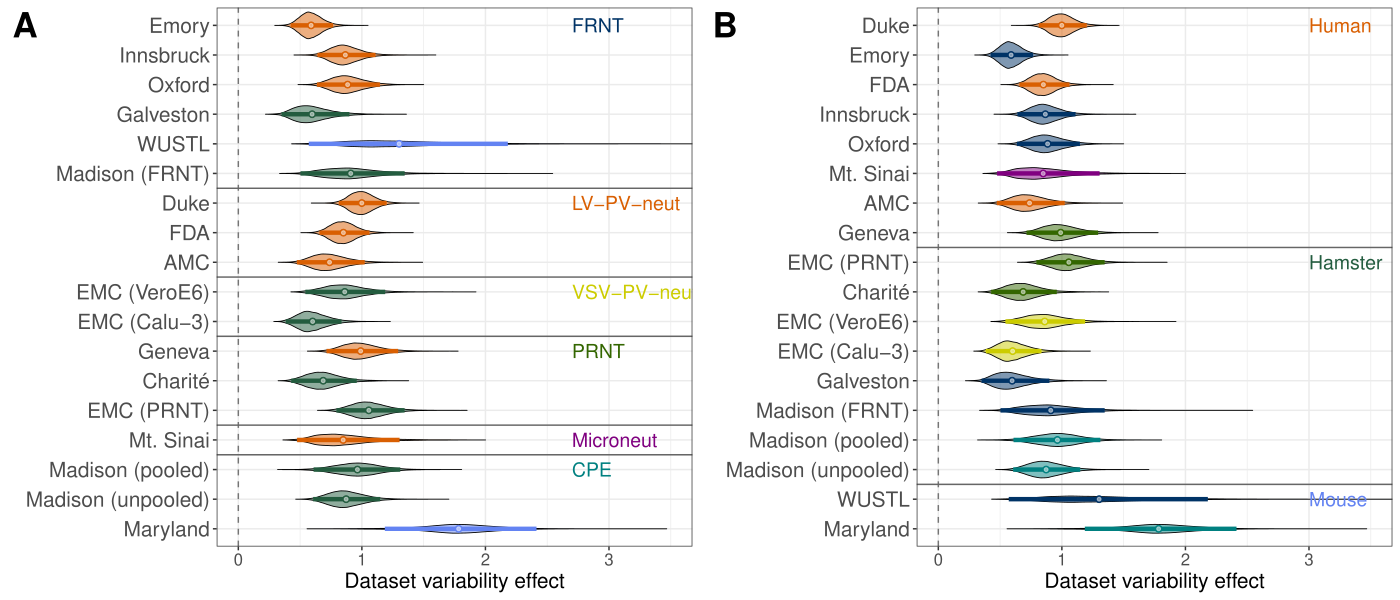

Source code (R):

rm(list = ls())

library(tidyverse)
library(bayestestR)
library(ggpubr)

source('code/metadata/common.R')
source('code/plotting/map_plotstyles.R')
source('code/plotting/plot_posteriors.R')

# Read in the data
draws <- readRDS('data/titer_analyses/titer_variability/titer_variability_effect/sr_group_gmts_deviation_sd_draws.rds')

# Convert to long format
draws %>%
  pivot_longer(
    cols = c('duke', 'maryland', 'galveston', 'emory',
             'madison_pooled', 'madison_unpooled', 'st_louis',
             'oxford', 'mt_sinai_human', 'emc_prnt',
             'innsbruck', 'charite', 'madison_frnt', 'fda', 'geneva',
             'amc', 'emc_calu', 'emc_vero'),
    names_to = 'map') -> draws_long

# Calculate the 95% HPDI
par_ci <- bayestestR::ci(draws, ci = 0.95, method = 'HDI')
x <- point_estimate(draws)

# Convert the calculated 95% HPDI to a dataframe for plotting
data <- tibble(map = par_ci$Parameter, ci_low = par_ci$CI_low, ci_high = par_ci$CI_high, mean_ = colMeans(draws)[ -c(19:21) ], median_ = apply(draws,2,median)[ -c(19:21) ], MAP=x$MAP)

# Do the plotting by assay
plot_posteriors_hpdi_violin(data, draws_long, rev(assay_dataset_order), animal_colors,
                            xlabel = 'Dataset variability effect') -> gp_dataset_effect_assay

gp_dataset_effect_assay_annotated <- gp_dataset_effect_assay + 
  geom_hline(
    yintercept = c(3.5, 4.5, 7.5, 9.5, 12.5), 
    color = 'grey40'
  ) + 
  annotate(
    geom = 'text',
    x = 2.7, 
    y = 18, 
    label = 'FRNT',
    color = '#003366',
    size = 5,
    hjust = 0
  ) +
  annotate(
    geom = 'text',
    x = 2.7, 
    y = 12, 
    label = 'LV-PV-neut',
    color = '#d95f02',
    size = 5,
    hjust = 0
  ) +
  annotate(
    geom = 'text',
    x = 2.7, 
    y = 9, 
    label = 'VSV-PV-neut',
    color = '#CCCC00',
    size = 5,
    hjust = 0
  ) +
  annotate(
    geom = 'text',
    x = 2.7, 
    y = 7, 
    label = 'PRNT',
    color = '#336600',
    size = 5,
    hjust = 0
  )  +
  annotate(
    geom = 'text',
    x = 2.7, 
    y = 4, 
    label = 'Microneut',
    color = '#800080',
    size = 5,
    hjust = 0
  )  +
  annotate(
    geom = 'text',
    x = 2.7, 
    y = 3, 
    label = 'CPE',
    color = '#008080',
    size = 5,
    hjust = 0
  ) +
  coord_cartesian(
    xlim = c(0, 3.5)
  ) + scale_y_discrete(
    limits = rev(assay_dataset_order),
    labels = c('Maryland', 'Madison (unpooled)', 'Madison (pooled)',
               'Mt. Sinai',
               'EMC (PRNT)', 'Charité', 'Geneva',
               'EMC (Calu-3)', 'EMC (VeroE6)',
               'AMC', 'FDA', 'Duke',
               'Madison (FRNT)', 'WUSTL', 'Galveston',
               'Oxford', 'Innsbruck', 'Emory')
  )

print(gp_dataset_effect_assay_annotated)

# Do the plotting by animal model
plot_posteriors_hpdi_violin(data, draws_long, rev(animal_dataset_order), assay_colors,
                            xlabel = 'Dataset variability effect') -> gp_dataset_effect_animal

gp_dataset_effect_animal_annotated <- gp_dataset_effect_animal + 
  geom_hline(
    yintercept = c(2.5, 10.5), 
    color = 'grey40'
  ) + 
  annotate(
    geom = 'text',
    x = 3, 
    y = 18, 
    label = 'Human',
    color = '#d95f02',
    size = 5,
    hjust = 0
  ) +
  annotate(
    geom = 'text',
    x = 3, 
    y = 10, 
    label = 'Hamster',
    color = '#235c3f',
    size = 5,
    hjust = 0
  ) +
  annotate(
    geom = 'text',
    x = 3, 
    y = 2, 
    label = 'Mouse',
    color = '#6383f2',
    size = 5,
    hjust = 0
  ) +
  coord_cartesian(
    xlim = c(0, 3.5)
  ) + scale_y_discrete(
    limits = rev(animal_dataset_order),
    labels = c('Maryland', 'WUSTL',
               'Madison (unpooled)', 'Madison (pooled)',
               'Madison (FRNT)', 'Galveston',
               'EMC (Calu-3)', 'EMC (VeroE6)',
               'Charité', 'EMC (PRNT)',
               'Geneva', 'AMC',  'Mt. Sinai',
               'Oxford', 'Innsbruck', 'FDA',
               'Emory', 'Duke')
  )

print(gp_dataset_effect_animal_annotated)

ggarrange(
  gp_dataset_effect_assay_annotated, gp_dataset_effect_animal_annotated, ncol = 2, labels = c('A', 'B'), font.label = list(size = 25)
) -> gp_combined
ggsave('som_figures/fig_s32_dataset_variability/fig_s32_dataset_variability.png', plot = gp_combined,
       width = 14, height = 6, dpi = 300)
ggsave('som_figures/fig_s32_dataset_variability/fig_s32_dataset_variability.pdf', plot = gp_combined,
       width = 14, height = 6, dpi = 300)
